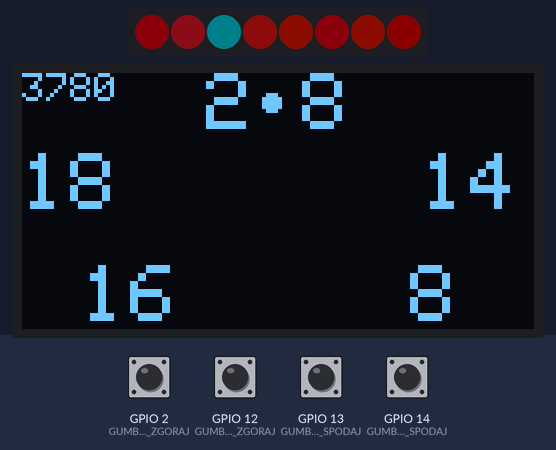
This sketch was run on a simulated ESP8266 (NodeMCU). Parts: 8 RGB LEDs in strip order, left to right, 128×64 one-colour display. The inputs (shaded band) are chosen by the test bench; at power-on: GPIO 2 (GUMB_LEVO_ZGORAJ), GPIO 12 (GUMB_DESNO_ZGORAJ), GPIO 13 (GUMB_LEVO_SPODAJ), GPIO 14 (GUMB_DESNO_SPODAJ) HIGH. Dim RGB values are drawn brighter than linear; the display library's start-up logo is not drawn; storage starts empty; random numbers use the default seed unless the sketch sets one; what the sketch prints to the serial monitor is not drawn.

Above: at 1.7 s.
1.8 s: GPIO 13 (GUMB_LEVO_SPODAJ) pulled LOW for 0.15 s
At 2.33 s:
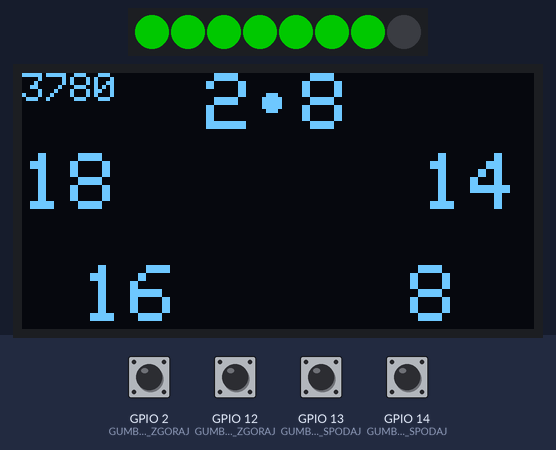
2.5 s: GPIO 14 (GUMB_DESNO_SPODAJ) pulled LOW for 0.15 s
At 3.05 s:
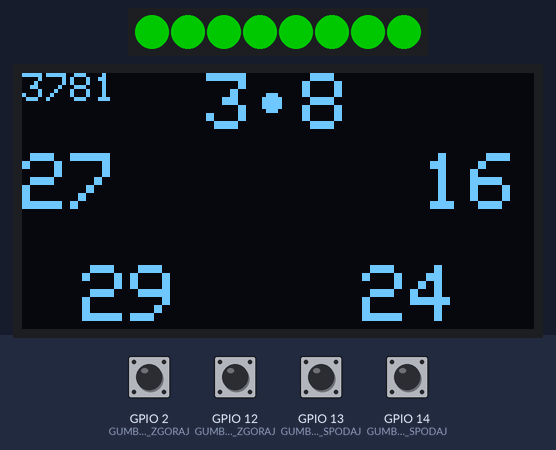
3.2 s: GPIO 12 (GUMB_DESNO_ZGORAJ) pulled LOW for 0.15 s
At 3.73 s:
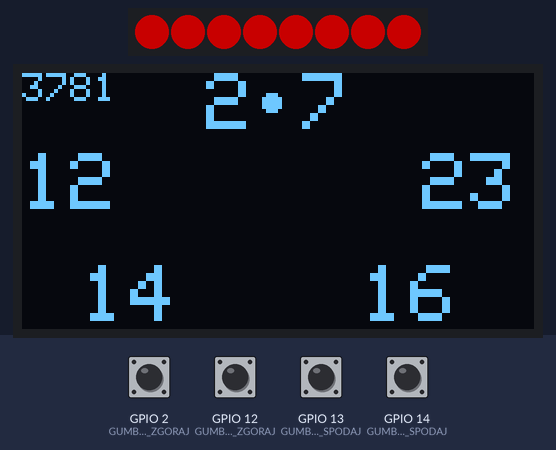
3.9 s: GPIO 2 (GUMB_LEVO_ZGORAJ) pulled LOW for 0.15 s
At 4.38 s:
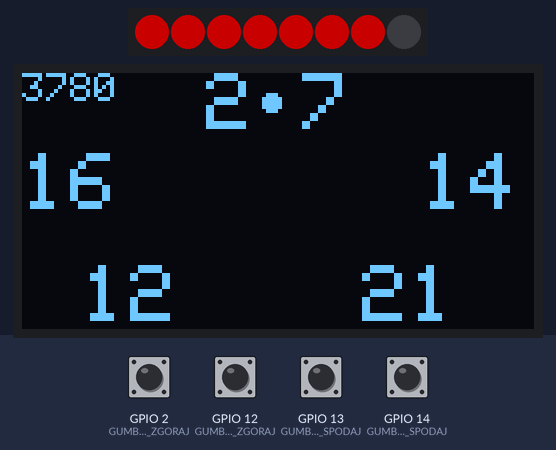
4.6 s: GPIO 12 (GUMB_DESNO_ZGORAJ) pulled LOW for 1 s
At 5.09 s:
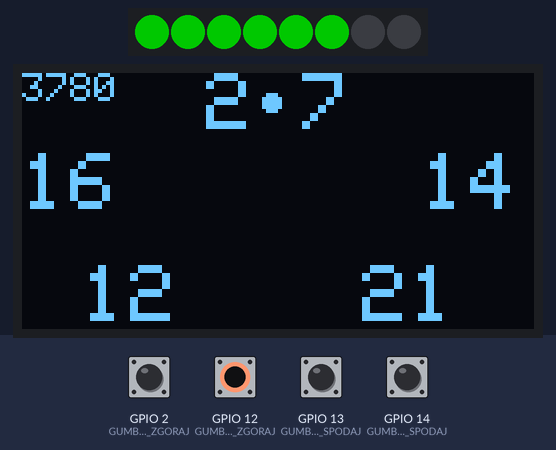
6.2 s: GPIO 2 (GUMB_LEVO_ZGORAJ) pulled LOW for 1 s
At 8.98 s:
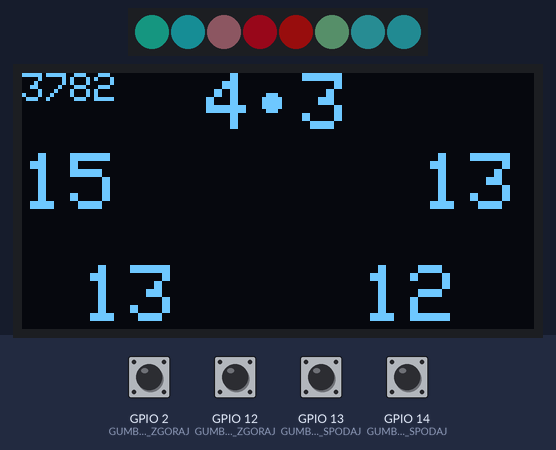
Timing chart, 0 to 10.6 s (numbered marks = the images above; inputs shaded):
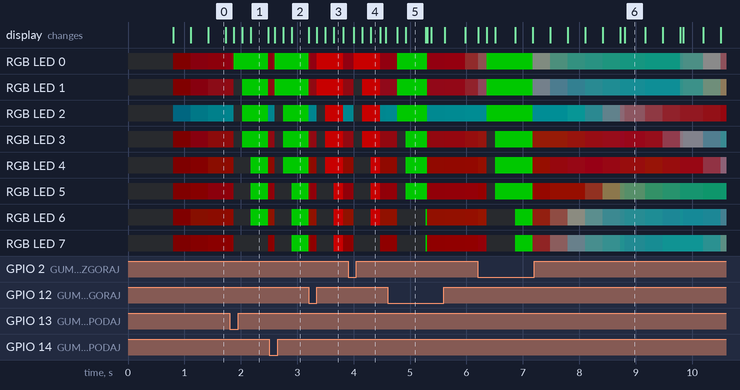

The sketch:

Multiplication_Game.ino
```cpp
#include "handle_pins.h"
#include "game_logic.h"
#include "handle_screen.h"
#include "handle_neopix.h"
#include <ESP8266WiFi.h>
#include "handle_spiffs.h"

void setup() {
  // put your setup code here, to run once:

  WiFi.mode(WIFI_OFF);
  wifi_fpm_set_sleep_type (LIGHT_SLEEP_T);
  WiFi.forceSleepBegin();   // if you dont need wifi, ~22ma instead of ~75ma

  Serial.begin(115200);
    init_neo();
    init_spiffs();


  reset_routine();
  printout_routine();

  normalize_data();
  printout_spiffs();

  init_pins();
  init_screen();

  init_game();
  next_move();


}

void loop() {
  // put your main code here, to run repeatedly:

  //show_eqq(5, 7, 32, 14, 35, 22);

  calculate_res();
  updat_pix();
  delay(16);

}


void printout_routine(){
pinMode(GUMB_DESNO_ZGORAJ, INPUT_PULLUP);
    if(digitalRead(GUMB_DESNO_ZGORAJ) == LOW){
        printout_stat_new();
    }
}

void reset_routine(){
  pinMode(GUMB_LEVO_SPODAJ, INPUT_PULLUP);
  pinMode(GUMB_DESNO_SPODAJ, INPUT_PULLUP);
  if(digitalRead(GUMB_LEVO_SPODAJ) == LOW && digitalRead(GUMB_DESNO_SPODAJ) == LOW){
    long start = millis();
    resetting_pix();
    while(digitalRead(GUMB_LEVO_SPODAJ) == LOW && digitalRead(GUMB_DESNO_SPODAJ) == LOW && millis() - start < 4000){
      delay(100);
    }
    if(digitalRead(GUMB_LEVO_SPODAJ) == LOW && digitalRead(GUMB_DESNO_SPODAJ) == LOW){
      reset_spiffs();
      correct_neo();
    }
  }
}
```

game_functions.cpp
```cpp
#include "game_functions.h"


float calc_naucenost(long answer_time){
  float points = 1.0;
  if(answer_time < 3000){
    float add =  3.0;
    add *= 3000.0 - answer_time;
    add /= 3000.0;
    add *= 3000.0 - answer_time;
    add /= 3000.0;
    points += add;

  }
  if(answer_time > 3000){
    points -= ((float)(answer_time - 3000)) / 20000.0;
  }
  if(answer_time > 23000){
    points = 0.0;
  }
  return points;
}


int get_displayed_num(int mode, DataList next){
    int res = 0;
  if(next.multiplication){

  switch(mode){
    case 0:
      res = (next.x + 1)*(next.y + 1);
      break;
    case 1:
      res = ((next.x + 1)%10 +1)*(next.y + 1);
      break;
    case 2:
      res = (next.x + 1)*((next.y + 1)%10 +1);
      break;
    case 3:
      res = (next.x + 1)*((next.y - 1 + 10)%10 +1);
      break;
    case 4:
      res = ((next.x - 1 + 10)%10 +1) * (next.y + 1);
      break;
    case 5:
      res = (next.x + 1)*(next.y + 1) - 5 + random(10);
    break;
    case 6:
      res = random(100);
    break;
    case 7:
      res = (next.x + 1)*(next.y + 1) - 3 + random(7);
    break;
    case 8:
      res = ((next.x + 1)%10 +1)*(next.y + 1) - 3 + random(7);
    break;
    case 9:
      res = ((next.x - 1 + 10)%10 +1)*(next.y + 1) - 3 + random(7);
    break;
  }


  if(res == (next.x + 1)*(next.y + 1) && mode != 0 || res < 0 || res > 100){
    res = random(100);
  }
}else{
  int y = (next.y + 1);
  switch(mode){
    case 0:
      res = y;
      break;
    case 1:
      if(y - 1 > -1){
        res = y -1;
      }
      break;
    case 2:
    if(y - 2 > -1){
      res = y -2;
    }
      break;
    case 3:
    if(y - 3 > -1){
      res = y -3;
    }
      break;
    case 4:
    if(y + 1 < 11){
      res = y + 1;
    }
      break;
    case 5:
    if(y + 2 < 11){
      res = y + 2;
    }
    break;
    case 6:
    if(y + 3 < 11){
      res = y + 3;
    }
    break;
    case 7:
    if(y - 1 > -1){
      res = y -1;
    }
    break;
    case 8:
    if(y + 1 < 11){
      res = y + 1;
    }
    break;
    case 9:
    if(y + 2 < 11){
      res = y + 2;
    }
    break;
  }

}
  return res;
}
```

game_functions.h
```cpp
#ifndef GAME_FUN_H
#define GAME_FUN_H
#include "game_logic.h"

float calc_naucenost(long answer_time);
int get_displayed_num(int mode, DataList next);


#endif
```

game_logic.cpp
```cpp
#include "game_logic.h"
#include "handle_screen.h"
#include "handle_neopix.h"
#include <Arduino.h>
#include "game_functions.h"

//                  1      2      3      4      5      6      7      8      9      10
bool enabled[10] = {false, true,  true,  true,  true,  true, true, true, true, true};


DataList list[200];
DataList *first;

DataList *next;
long started_move = 0;
int answer = -1;
int pressed = -1;
int n_enabled = 0;

void init_game(){
  n_enabled = 0;
  for(int i = 0; i<10; i++){
    if(enabled[i]){
      n_enabled += 1;
    }
  }

  int iter = 0;
  first = &list[0];
  for(int i = 0; i<10; i++){
    if(enabled[i]){
      for(int j = 0; j<10; j++){
        if(iter > 0){
          list[iter-1].next = &list[iter];
        }
        list[iter].next = 0;
        list[iter].multiplication = true;
        list[iter].x = i;
        list[iter].y = j;
        list[iter].naucenost = get_naucenost_mult(i, j);

        iter++;
      }
    }
  }

  for(int i = 0; i<10; i++){
    if(enabled[i]){
      for(int j = 0; j<10; j++){
        if(iter > 0){
          list[iter-1].next = &list[iter];
        }
        list[iter].next = 0;
        list[iter].multiplication = false;
        list[iter].x = i;
        list[iter].y = j;
        list[iter].naucenost = get_naucenost_div(i, j);

        iter++;
      }
    }
  }
}


void get_next(){
  DataList *arr[20];
  int n = 0;
  float max = get_min_val();

  DataList *iter = (DataList*)first;

  while(n < 20 && iter != 0){
    arr[n] = iter;
    iter = (DataList*)iter->next;
    n++;

  }

  max = arr[get_max(arr)]->naucenost;

  while(iter != 0){
    if(iter->naucenost <= max){
      int pt = get_max(arr);
      arr[pt] = iter;
      max = arr[get_max(arr)]->naucenost;
    }
    iter = (DataList*)iter->next;
  }

  int r = random(20);

  Serial.println(arr[r]->naucenost);
  Serial.println(arr[r]->x);
  Serial.println(arr[r]->y);
  Serial.println();

  next = arr[r];

}


void next_move(){
  get_next();


  answer = display_next();
  started_move = millis();
  pressed = -1;

}


void calculate_res(){
  if(pressed != -1){
    long answer_time = millis() - started_move;
    if(pressed == answer){

      add_stat();
      correct_neo();

      Serial.println("BRAVO");
      float points = calc_naucenost(answer_time);

      update_time_nauc(points, answer_time);

      update_points(points);

      set_score(get_score() + 1);

      save_to_spiffs();

      if(next->multiplication){
        add_stat_new(get_score(), (next->x + 1), (next->y + 1), !next->multiplication, (int) answer_time);
      }else {
        add_stat_new(get_score(), (next->x + 1), (next->x + 1) * (next->y + 1), !next->multiplication, (int) answer_time);
      }

      update_list();
      next_move();
    } else {

      if(next->multiplication){
        set_naucenost_mult(next->x, next->y, next->naucenost - 0.5);
      }else{
        set_naucenost_div(next->x, next->y, next->naucenost - 0.5);
      }
      set_score(get_score() - 1);
      save_to_spiffs();

      update_list();
      answer = display_next();
      wrong_neo();

      pressed = -1;
    }


  }
}

void update_list(){
  DataList*iter = first;

  while(iter != 0){
    if(iter->multiplication){
      iter->naucenost = get_naucenost_mult(iter->x, iter->y);
    }else{
      iter->naucenost = get_naucenost_div(iter->x, iter->y);
    }

    iter = (DataList*)iter->next;
  }


}


int display_next(){

  int opcije[4] = {-1, -1, -1, -1};
  int res = random(100)%4;

  opcije[res] = 0;

  for(int i = 0; i<4; i++){

    while(opcije[i] < 0){
      int op = (random(1000)%9) +1;
      bool ok = true;
      for(int j = 0; j<i; j++){
        if(opcije[j] == op){
          ok = false;
        }
      }

      if(ok){
        opcije[i] = op;
      }
    }
  }

  Serial.println("hej okej");
  Serial.println(next->multiplication);
  int x = (next->x + 1);
  int y = (next->y + 1);
  DataList temp;
  memcpy(&temp, next, sizeof(DataList));
  int ans1 = get_displayed_num(opcije[0], temp);
  int ans2 = get_displayed_num(opcije[1], temp);
  int ans3 = get_displayed_num(opcije[2], temp);
  int ans4 = get_displayed_num(opcije[3], temp);
  if(next->multiplication){
    show_eqq_mult(x, y, ans1, ans2, ans3, ans4);
  }else{
    int res_res = x*y;
    show_eqq_div(res_res, x, ans1, ans2, ans3, ans4);
  }


  return res+1;
}


int get_max(DataList ** arr){
  float max = get_min_val();
  int res = 0;

  for(int i = 0; i<20; i++){
    if(arr[i]->naucenost > max){
      max = arr[i]->naucenost;
      res = i;
    }

  }
  return res;
}


float get_min_val(){
  float res = 10000.0;


  DataList*iter = first;

  while(iter != 0){
    if(iter->naucenost < res){
      res = iter->naucenost;
    }
    iter = (DataList*)iter->next;
  }
  return res;
}


int get_pressed(){
  return pressed;
}

void set_pressed(int p){
  pressed = p;
}


void update_time_nauc(float points, long answer_time){
  if(next->multiplication){
    update_time_mult(next->x, next->y, answer_time);
    set_naucenost_mult(next->x, next->y, next->naucenost + points);
    increase_count_mult(next->x, next->y);
  } else {
    update_time_div(next->x, next->y, answer_time);
    set_naucenost_div(next->x, next->y, next->naucenost + points);
    increase_count_div(next->x, next->y);
  }
}

void update_points(float points){
  float points_upd = points;
  points_upd *= 0.1;
  points_upd /= (float)(n_enabled * 4);
  DataList*iter = first;

  while(iter != 0){
    if(iter != next){
      if(iter->multiplication){
        set_naucenost_mult(iter->x, iter->y, iter->naucenost - points_upd);
      }else{
        set_naucenost_div(iter->x, iter->y, iter->naucenost - points_upd);
      }
      Serial.println(iter->naucenost);
    }
    iter = (DataList*)iter->next;
  }
}
```

game_logic.h
```cpp
#ifndef GAME_LOGIC_H
#define GAME_LOGIC_H
#include "handle_spiffs.h"


typedef struct Stanjeigre {
  float naucenost_mult[10][10];
  float time_mult[10][10];
  int count_mult[10][10];
  float naucenost_div[10][10];
  float time_div[10][10];
  int count_div[10][10];
  int score;
};

typedef struct DataList {
  float naucenost;
  bool multiplication;
  int x;
  int y;
  void * next;
};


void init_game();
void get_next();
int get_max(DataList ** arr);
void next_move();
int display_next();
void update_list();
void calculate_res();
int get_pressed();
void set_pressed(int p);
float get_min_val();
void update_points(float points);
void update_time_nauc(float points, long answer_time);

#endif
```

handle_neopix.cpp
```cpp
#include "handle_neopix.h"

#include <Adafruit_NeoPixel.h>
#include <Arduino.h>
#define PIN       0

#define NUMPIXELS 8

Adafruit_NeoPixel pixels(NUMPIXELS, PIN, NEO_GRB + NEO_KHZ800);

bool inited_neo = false;

float pixs[8][2][3];


void init_neo(){
  if(!inited_neo){

    pixels.begin();
    inited_neo = true;

    for(int i = 0; i<8; i++){
      pixs[i][0][0] = 0.0;
      pixs[i][0][1] = 0.0;
      pixs[i][0][2] = 0.0;
      pixs[i][1][0] = 0.0;
      pixs[i][1][1] = 0.0;
      pixs[i][1][2] = 0.0;

    }
  }
}


void correct_neo(){
   pixels.clear();
  for(int i = 0; i<8; i++){
    pixels.setPixelColor(i, pixels.Color(0, 100, 0));
    delay(50);
    pixels.show();
  }

  delay(100);

}


void resetting_pix(){
pixels.clear();
 for(int i = 0; i<8; i++){
   if(i % 2 == 0){
     pixels.setPixelColor(i, pixels.Color(100, 0, 0));
   }else{
     pixels.setPixelColor(i, pixels.Color(0, 100, 0));
   }
 }
 pixels.show();

}

void wrong_neo(){
   pixels.clear();
  for(int i = 0; i<8; i++){
    pixels.setPixelColor(i, pixels.Color(100, 0, 0));
    delay(50);
    pixels.show();
  }

  delay(100);

}


void updat_pix(){

  pixels.clear();

  for(int i = 0; i<8; i++){
    float d = abs(pixs[i][0][0] - pixs[i][1][0]);
    d += abs(pixs[i][0][1] - pixs[i][1][1]);
    d += abs(pixs[i][0][2] - pixs[i][1][2]);


    if(abs(d) < 4.0){

      int r = random(25);
      int g = random(25);
      int b = random(25);

      int avg = (r + g + b)/3;
      int delta = abs(avg - r) + abs(avg - g) + abs(avg - b);
      while(delta < 40 || avg > 20){

        r = random(25);
        g = random(25);
        b = random(25);

        avg = (r + g + b)/3;
        delta = abs(avg - r) + abs(avg - r) + abs(avg - r);
      }

      pixs[i][1][0] = r;
      pixs[i][1][1] = g;
      pixs[i][1][2] = b;

    }

    float fak = (float)(random(10) + 10)/1000.0;
    if(fak < 0.01){
      fak = 0.01;
    }

    pixs[i][0][0] += fak * (pixs[i][1][0] - pixs[i][0][0]);
    pixs[i][0][1] += fak * (pixs[i][1][1] - pixs[i][0][1]);
    pixs[i][0][2] += fak * (pixs[i][1][2] - pixs[i][0][2]);


    pixels.setPixelColor(i, pixels.Color((int)pixs[i][0][0], (int)pixs[i][0][1], (int)pixs[i][0][2]));

  }
  pixels.show();

}
```

handle_neopix.h
```cpp
#ifndef HANDLE_NEOPIX
#define HANDLE_NEOPIX

void init_neo();
void correct_neo();
void wrong_neo();
void updat_pix();
void resetting_pix();
#endif
```

handle_screen.cpp
```cpp
#include "handle_screen.h"
#include "handle_spiffs.h"
#include "game_logic.h"

Adafruit_SSD1306 display(SCREEN_WIDTH, SCREEN_HEIGHT, &Wire, -1);

void init_screen(){
  if (!display.begin(SSD1306_SWITCHCAPVCC, 0x3C)) { // Address 0x3D for 128x64
    Serial.println(F("SSD1306 allocation failed"));
    for (;;); // Don't proceed, loop forever
  }

    display.display();

}

void show_eqq_div(int res_res, int x, int ans1, int ans2, int ans3, int ans4){
  display.clearDisplay();

  display.setTextSize(1); // Draw 2X-scale text
  display.setTextColor(SSD1306_WHITE);
  display.setCursor(0, 0);

  display.println(String(3780 + get_score()));

  display.setTextSize(2); // Draw 2X-scale text
  display.setTextColor(SSD1306_WHITE);
  display.setCursor(0, 20);

  display.println(String(ans1));
  display.setCursor(15, 48);
  display.println(String(ans2));

  int x_off = 100;
  if(ans4 < 10){
  x_off += 12;
  }
  if(ans4 == 100){
  x_off -= 12;
  }
  display.setCursor(x_off, 20);
  display.println(String(ans4));

  x_off = 85;
  if(ans3 < 10){
  x_off += 12;
  }
  if(ans3 == 100){
  x_off -= 12;
  }

  display.setCursor(x_off, 48);
  display.println(String(ans3));

  int circ_off = 0;
  x_off = 46;
  if(res_res > 9){
  x_off -= 6;
  circ_off += 6;
  }
  if(res_res == 100){
  x_off -= 6;
  circ_off += 6;
  }

  display.setCursor(x_off, 0);
  display.println(String(res_res) + " " + String(x));

  display.fillCircle(62 + circ_off, 4, 1, SSD1306_WHITE);
  display.fillCircle(62 + circ_off, 10, 1, SSD1306_WHITE);
  display.display();


}


void show_eqq_mult(int x, int y, int ans1, int ans2, int ans3, int ans4){
  display.clearDisplay();

  display.setTextSize(1); // Draw 2X-scale text
  display.setTextColor(SSD1306_WHITE);
  display.setCursor(0, 0);

  display.println(String(3780 + get_score()));

display.setTextSize(2); // Draw 2X-scale text
display.setTextColor(SSD1306_WHITE);
display.setCursor(0, 20);

display.println(String(ans1));
display.setCursor(15, 48);
display.println(String(ans2));

int x_off = 100;
if(ans4 < 10){
  x_off += 12;
}
if(ans4 == 100){
  x_off -= 12;
}
display.setCursor(x_off, 20);
display.println(String(ans4));

x_off = 85;
if(ans3 < 10){
  x_off += 12;
}
if(ans3 == 100){
  x_off -= 12;
}

display.setCursor(x_off, 48);
display.println(String(ans3));

x_off = 46;
if(x == 10){
  x_off -= 12;
}
display.setCursor(x_off, 0);
display.println(String(x) + " " + String(y));

display.fillCircle(62, 7, 2, SSD1306_WHITE);

display.display();
}
```

handle_screen.h
```cpp
#ifndef HANDLE_SCREEN
#define HANDLE_SCREEN

#include <SPI.h>
#include <Wire.h>
#include <Adafruit_GFX.h>
#include <Adafruit_SSD1306.h>

#define SCREEN_WIDTH 128 // OLED display width, in pixels
#define SCREEN_HEIGHT 64 // OLED display height, in pixels

void show_eqq_mult(int x, int y, int ans1, int ans2, int ans3, int ans4);

void show_eqq_div(int res_res, int x, int ans1, int ans2, int ans3, int ans4);

void init_screen();

#endif
```

handle_spiffs.h
```cpp
#ifndef HANDLE_SPIFFS
#define HANDLE_SPIFFS
#include "FS.h"

#include <EEPROM.h>
#include "game_logic.h"

bool init_spiffs();
void save_to_spiffs();
void reset_spiffs();


typedef struct OneLine {
  int score;
  int time;
  int a;
  int b;
  int count;
};


int get_score();
float get_naucenost_div(int x, int y);
void set_naucenost_div(int x, int y, float val);
float get_naucenost_mult(int x, int y);
void set_naucenost_mult(int x, int y, float val);
void set_score(int val);
void printout_spiffs();
void read_spiffs();
void increase_count_mult(int x, int y);
void increase_count_div(int x, int y);
void add_stat();
void update_time_div(int x, int y, long val);
void update_time_mult(int x, int y, long val);
void normalize_data();
void printout_stat();
void add_stat_new(int score, int a, int b, bool is_div, int time);
void printout_stat_new();

#endif
```

handle_pins.cpp
```cpp
#include "handle_pins.h"
#include "game_logic.h"
#include <Arduino.h>

bool dz = false;
bool ds = false;
bool lz = false;
bool ls = false;

long prev_ds = 0;
long prev_dz = 0;
long prev_ls = 0;
long prev_lz = 0;


void ICACHE_RAM_ATTR handle_desno_zgoraj(){
  if(millis() - prev_dz > 500 && get_pressed() == -1){
    prev_dz = millis();
    set_pressed(4);
  }
}

void ICACHE_RAM_ATTR handle_desno_spodaj(){
  if(millis() - prev_ds > 500 && get_pressed() == -1){
    prev_ds = millis();
    set_pressed(3);
  }
}

void ICACHE_RAM_ATTR handle_levo_zgoraj(){
  if(millis() - prev_lz > 500 && get_pressed() == -1){
    prev_lz = millis();
    set_pressed(1);
  }
}

void ICACHE_RAM_ATTR handle_levo_spodaj(){
  if(millis() - prev_ls > 500 && get_pressed() == -1){
    prev_ls = millis();
    set_pressed(2);
  }
}


void init_pins(){
  pinMode(GUMB_LEVO_ZGORAJ, INPUT_PULLUP);
  pinMode(GUMB_LEVO_SPODAJ, INPUT_PULLUP);
  pinMode(GUMB_DESNO_ZGORAJ, INPUT_PULLUP);
  pinMode(GUMB_DESNO_SPODAJ, INPUT_PULLUP);
  attachInterrupt(digitalPinToInterrupt(GUMB_LEVO_ZGORAJ), handle_levo_zgoraj, FALLING);
  attachInterrupt(digitalPinToInterrupt(GUMB_LEVO_SPODAJ), handle_levo_spodaj, FALLING);
  attachInterrupt(digitalPinToInterrupt(GUMB_DESNO_ZGORAJ), handle_desno_zgoraj, FALLING);
  attachInterrupt(digitalPinToInterrupt(GUMB_DESNO_SPODAJ), handle_desno_spodaj, FALLING);
}


void handle_pins(){
  if(dz){
    Serial.println("dz");
    dz = false;
  }
  if(lz){
    Serial.println("lz");
    lz = false;
  }
  if(ds){
    Serial.println("ds");
    ds = false;
  }
  if(ls){
    Serial.println("ls");
    ls = false;
  }


}
```

handle_pins.h
```cpp
#ifndef HANDLE_PINS
#define HANDLE_PINS

#define GUMB_LEVO_ZGORAJ 2
#define GUMB_LEVO_SPODAJ 13
#define GUMB_DESNO_ZGORAJ 12
#define GUMB_DESNO_SPODAJ 14

void init_pins();

#endif
```

Source omitted: handle_spiffs.cpp (8629 bytes)
